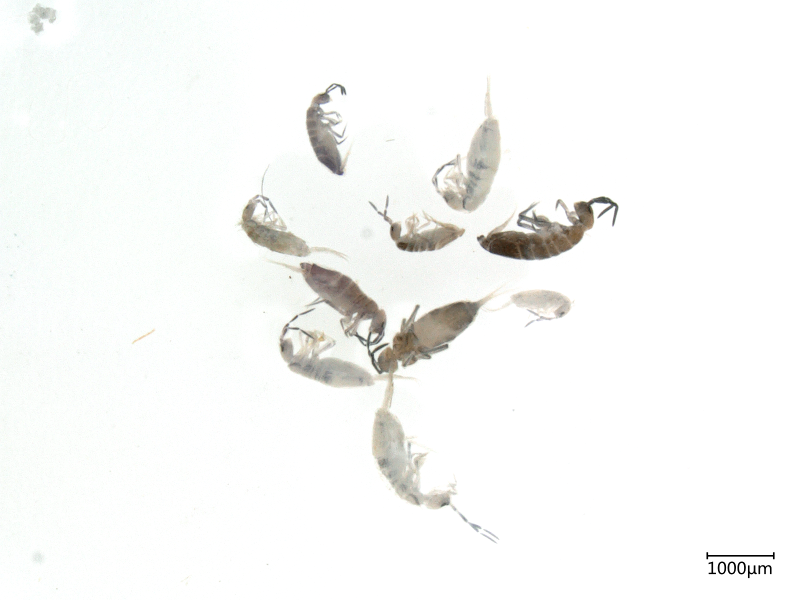
#> input picture examples/HJ98.tif, 1600 x 1200 px (shown at 1/2 size)
$ python -i scale_detection.py   (imports and definitions only)
#> lines starting #> are read from the running program, lines starting #| are printed output that depends on the picture; after the words box and inside, x2 and y2 are one past the last pixel; in counts of white or black regions, pixels touching at a corner belong together
"""Automatic scale-bar detection for microscope / stereoscope images.

Detects a dark horizontal scale line (typically bottom-right) and tries to
parse the printed real length (e.g. ``1000μm``). Results are suggestions
(``method=auto_pending``) and require user confirmation.
"""

from __future__ import annotations

import re
from dataclasses import dataclass
from typing import Any

import numpy as np
from skimage import filters, measure, morphology, util

from soilfauna_measure.core.calibration import (
    CalibrationError,
    build_scale_calibration,
    normalize_unit,
)
from soilfauna_measure.models.calibration import ScaleCalibration


@dataclass
class ScaleDetectionResult:
    """Outcome of automatic scale detection."""

    found: bool
    start_point: list[float] | None = None
    end_point: list[float] | None = None
    pixel_length: float = 0.0
    real_length: float | None = None
    unit: str | None = None
    label_text: str = ""
    confidence: float = 0.0  # 0..1
    message: str = ""
    method: str = "auto_line"

    # [16 lines left out: function to_calibration, not called in this run]


class ScaleDetectionError(Exception):
    """Controlled detection failure."""


_LABEL_RE = re.compile(
    r"(?P<num>\d+(?:\.\d+)?)\s*(?P<unit>μm|µm|um|mm|cm|μ|u|m)",
    re.IGNORECASE,
)


def _to_gray_float(image: np.ndarray) -> np.ndarray:
    if image.ndim == 2:
        g = image.astype(np.float64)
    elif image.ndim == 3:
        g = image[..., :3].astype(np.float64).mean(axis=2)
    else:
        raise ScaleDetectionError(f"Unsupported image shape {image.shape}")
    # normalize to 0..1-ish
    if g.max() > 1.5:
        g = g / 255.0
    return g


def _footprint_rect(h: int, w: int):
    try:
        return morphology.footprint_rectangle((h, w))
    except Exception:  # noqa: BLE001
        return morphology.rectangle(h, w)


def detect_horizontal_scale_line(
    image: np.ndarray,
    *,
    search_regions: list[str] | None = None,
) -> tuple[list[float], list[float], float, str] | None:
    """Find the best horizontal scale bar segment.

    Returns (start_xy, end_xy, length_px, region_name) or None.
    """
    gray = _to_gray_float(image)
    h, w = gray.shape
    regions = search_regions or ["bottom_right", "bottom", "bottom_left"]

    candidates: list[tuple[float, list[float], list[float], str]] = []

    def _scan_roi(y0: int, y1: int, x0: int, x1: int, name: str) -> None:
        if y1 <= y0 or x1 <= x0:
            return
        roi = gray[y0:y1, x0:x1]
        if roi.size < 50:
            return
        # dark on light
        try:
            thr = filters.threshold_otsu(roi)
        except ValueError:
            thr = float(np.median(roi))
        dark = roi < min(thr, 0.45 if thr <= 1.5 else thr)
        # enhance horizontal structures
        se = _footprint_rect(1, max(9, min(25, (x1 - x0) // 20)))
        try:
            horiz = morphology.opening(dark, se)
            horiz = morphology.closing(horiz, _footprint_rect(1, 5))
        except Exception:  # noqa: BLE001
            horiz = dark

        lab = measure.label(horiz)
        if lab.max() == 0:
            # fallback: longest dark run per row
            best_run = None
            for yy in range(horiz.shape[0]):
                row = dark[yy]
                i = 0
                while i < row.size:
                    if not row[i]:
                        i += 1
                        continue
                    j = i
                    while j < row.size and row[j]:
                        j += 1
                    length = j - i
                    if best_run is None or length > best_run[0]:
                        best_run = (length, yy, i, j)
                    i = j
            if best_run and best_run[0] >= 40:
                L, yy, xa, xb = best_run
                sx, sy = x0 + xa, y0 + yy
                ex, ey = x0 + xb - 1, y0 + yy
                score = float(L)
                candidates.append((score, [float(sx), float(sy)], [float(ex), float(ey)], name))
            return

        props = measure.regionprops(lab)
        for p in props:
            # prefer long thin nearly-horizontal
            try:
                maj = float(getattr(p, "axis_major_length", None) or p.major_axis_length)
                mnr = float(getattr(p, "axis_minor_length", None) or p.minor_axis_length)
            except Exception:  # noqa: BLE001
                continue
            if maj < 40 or mnr < 0.5:
                continue
            if mnr > 12:  # too thick — likely not a scale line
                continue
            aspect = maj / max(mnr, 1e-6)
            if aspect < 4.0:
                continue
            minr, minc, maxr, maxc = p.bbox
            # use bbox horizontal extent as pixel length (stable for bars)
            width = maxc - minc
            if width < 40:
                continue
            cy = (minr + maxr) / 2.0
            sx, sy = x0 + minc, y0 + cy
            ex, ey = x0 + maxc - 1, y0 + cy
            # score: long, thin, lower-right preference
            pos_bonus = 1.0
            if name == "bottom_right":
                pos_bonus = 1.4
            elif name == "bottom":
                pos_bonus = 1.15
            score = width * aspect * pos_bonus
            candidates.append(
                (score, [float(sx), float(sy)], [float(ex), float(ey)], name)
            )

    for name in regions:
        if name == "bottom_right":
            _scan_roi(int(h * 0.82), h, int(w * 0.55), w, name)
        elif name == "bottom_left":
            _scan_roi(int(h * 0.82), h, 0, int(w * 0.45), name)
        elif name == "bottom":
            _scan_roi(int(h * 0.88), h, int(w * 0.15), int(w * 0.85), name)
        elif name == "full_bottom":
            _scan_roi(int(h * 0.85), h, 0, w, name)

    if not candidates:
        return None
    candidates.sort(key=lambda c: -c[0])
    _, start, end, reg = candidates[0]
    length = float(np.hypot(end[0] - start[0], end[1] - start[1]))
    return start, end, length, reg


# [91 lines left out: functions parse_scale_label_text, _ocr_scale_label, not called in this run]


def _heuristic_label_from_dataset() -> tuple[float, str, float, str]:
    """Fallback when OCR unavailable: common soil-fauna plate labeling."""
    return 1000.0, "um", 0.35, "heuristic_1000um"


# [64 lines left out: function detect_scale, not called in this run]

>>> import cv2
>>> picture = cv2.imread('../../../examples/HJ98.tif', cv2.IMREAD_GRAYSCALE)
#> picture: shape (1200, 1600); min 0, max 255, mean 247.6
>>> result = detect_horizontal_scale_line(picture)
#> the loop in detect_horizontal_scale_line, `for name in regions:` made 3 passes
#> pass 1, in _scan_roi, `roi = gray[y0:y1, x0:x1]`:
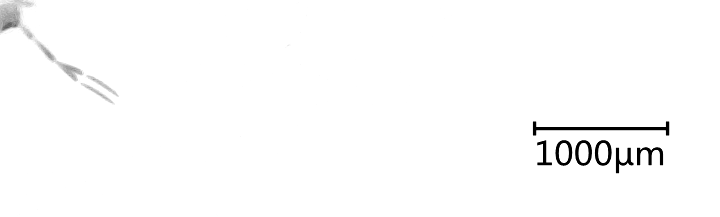
#> roi: shape (217, 720) float64; min 0, max 1, mean 0.988
#> pass 1, in _scan_roi, `dark = roi < min(thr, 0.45 if thr <= 1.5 else thr)`:
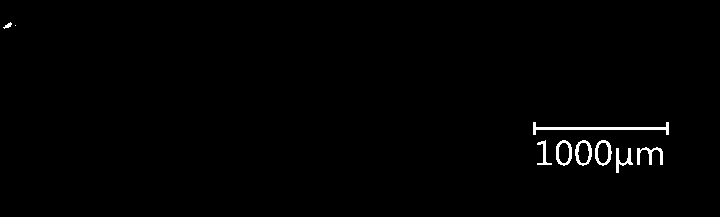
#> dark: shape (217, 720) bool; 0.96% white; 9 white regions (1 under 20 px), largest, box (x1, y1, x2, y2) and area: (533, 122, 669, 135) 468, (637, 147, 663, 165) 193, (595, 140, 612, 166) 178
#> pass 1, in _scan_roi, `horiz = morphology.opening(dark, se)`:
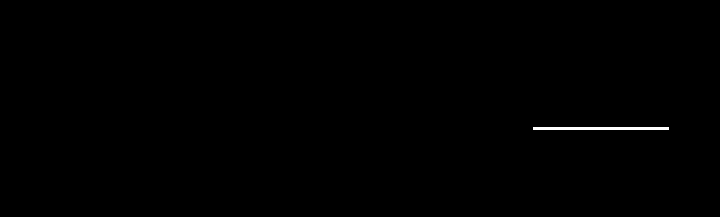
#> horiz: shape (217, 720) bool; 0.26% white; 1 white region, box (x1, y1, x2, y2) and area: (533, 127, 669, 130) 408
#> result = ([1413, 1111.5], [1548, 1111.5], 135, 'bottom_right')
